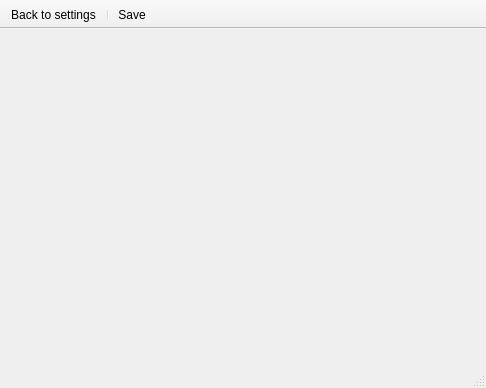
<?xml version="1.0" encoding="UTF-8"?>
<ui version="4.0">
 <class>mainWindow</class>
 <widget class="QMainWindow" name="mainWindow">
  <property name="geometry">
   <rect>
    <x>0</x>
    <y>0</y>
    <width>486</width>
    <height>388</height>
   </rect>
  </property>
  <property name="windowTitle">
   <string>MainWindow</string>
  </property>
  <widget class="QWidget" name="centralwidget"/>
  <widget class="QStatusBar" name="statusbar"/>
  <widget class="QToolBar" name="toolBar">
   <property name="contextMenuPolicy">
    <enum>Qt::CustomContextMenu</enum>
   </property>
   <property name="windowTitle">
    <string>toolBar</string>
   </property>
   <property name="movable">
    <bool>false</bool>
   </property>
   <property name="allowedAreas">
    <set>Qt::TopToolBarArea</set>
   </property>
   <attribute name="toolBarArea">
    <enum>TopToolBarArea</enum>
   </attribute>
   <attribute name="toolBarBreak">
    <bool>false</bool>
   </attribute>
   <addaction name="actionBack"/>
   <addaction name="separator"/>
   <addaction name="actionSave"/>
  </widget>
  <action name="actionSave">
   <property name="text">
    <string>Save</string>
   </property>
   <property name="statusTip">
    <string>Save current changes</string>
   </property>
   <property name="shortcut">
    <string>Ctrl+S</string>
   </property>
  </action>
  <action name="actionBack">
   <property name="text">
    <string>Back to settings</string>
   </property>
   <property name="toolTip">
    <string>Back to overall settings</string>
   </property>
   <property name="statusTip">
    <string>Back to overall settings</string>
   </property>
   <property name="shortcut">
    <string>Esc</string>
   </property>
  </action>
 </widget>
 <resources/>
 <connections/>
</ui>
